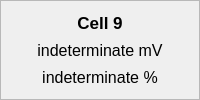
                 <widget class="QFrame" name="cell9_frame">
                  <property name="frameShape">
                   <enum>QFrame::StyledPanel</enum>
                  </property>
                  <property name="frameShadow">
                   <enum>QFrame::Raised</enum>
                  </property>
                  <layout class="QVBoxLayout" name="verticalLayout_12">
                   <item>
                    <widget class="QLabel" name="cell9_title">
                     <property name="font">
                      <font>
                       <pointsize>13</pointsize>
                       <weight>75</weight>
                       <bold>true</bold>
                      </font>
                     </property>
                     <property name="text">
                      <string>Cell 9</string>
                     </property>
                     <property name="alignment">
                      <set>Qt::AlignCenter</set>
                     </property>
                    </widget>
                   </item>
                   <item>
                    <widget class="QLabel" name="cell9_voltage">
                     <property name="font">
                      <font>
                       <pointsize>12</pointsize>
                      </font>
                     </property>
                     <property name="text">
                      <string>indeterminate mV</string>
                     </property>
                     <property name="alignment">
                      <set>Qt::AlignCenter</set>
                     </property>
                    </widget>
                   </item>
                   <item>
                    <widget class="QLabel" name="cell9_soc">
                     <property name="font">
                      <font>
                       <pointsize>12</pointsize>
                      </font>
                     </property>
                     <property name="text">
                      <string>indeterminate %</string>
                     </property>
                     <property name="alignment">
                      <set>Qt::AlignCenter</set>
                     </property>
                    </widget>
                   </item>
                  </layout>
                 </widget>
